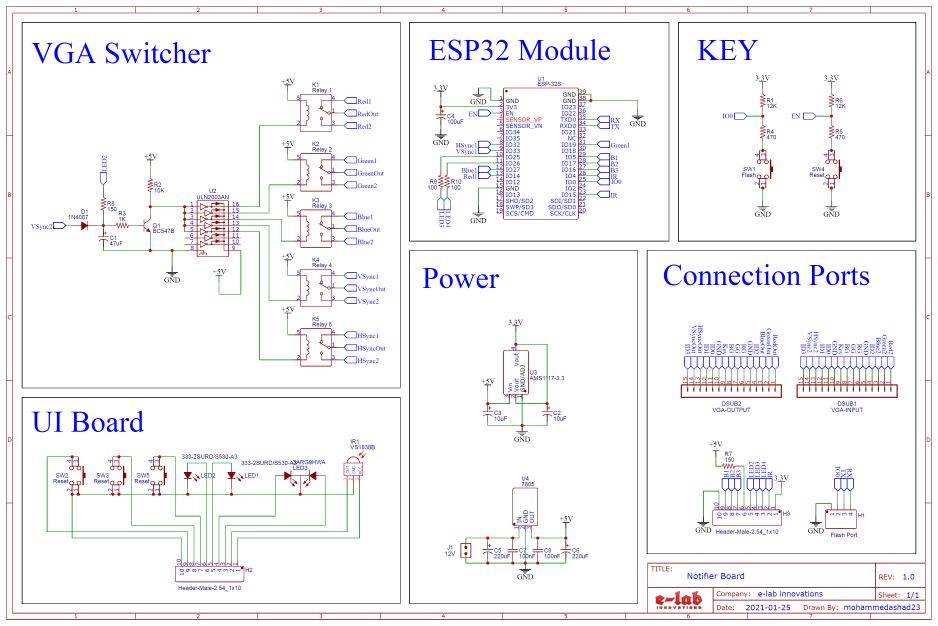
#> input picture Tools/png2bin/test.png, 3751 x 2503 px, found by its file name (shown at 1/4 size)
$ python img2bitmap.py test.png -s 64 64 '>out.c'
#> lines starting #> are read from the running program, lines starting #| are printed output that depends on the picture
#!/usr/bin/env python

# Converts an image (png, jpeg, ....) to FabGL Bitmap structure
#
# usage:
#    python img2bitmap.py filename [-t x y] [-s width height] [-d] [-f0 | -f1 | -f2] [-o0 | -o1]
#
# -t  = pixel where to take transparent color
# -s  = resize to specified values
# -d  = enable dithering
# -f0 = format is RGB2222 (default)
# -f1 = format is RGB8888
# -f2 = format is 1 bit monochrome (color/transparent)
# -o0 = output as FabGL C++ code (default)
# -o1 = output as simple hex string
#
# Example:
#   python img2bitmap.py test.png -s 64 64 >out.c
#
# Requires PIL library:
#   sudo pip install pillow

import sys
import os
from PIL import Image


def outhex(v):
  global outs
  if outmode == 0:
    outs = outs + "0x{:02x}, ".format(v)
  if outmode == 1:
    outs = outs + "{:02x}".format(v)


transpColorPos = None
newSize = None
dithering = False
format = 0  # RGBA2222
outmode = 0  # C++

if len(sys.argv) < 2:
  print("Converts an image (png, jpeg, ....) to FabGL Bitmap structure")
  print("Usage:")
  print("  python img2bitmap.py filename [-t x y] [-s width height] [-d] [-f0 | -f1 | -f2]  [-o0 | -o1]\n")
  print("  -t  = pixel where to take transparent color")
  print("  -s  = resize to specified values\n")
  print("  -d  = enable dithering\n")
  print("  -f0 = format is RGBA2222 (default)\n")
  print("  -f1 = format is RGBA8888\n")
  print("  -f2 = format is 1 bit monochrome (color/transparent)\n")
  print("  -o0 = output as FabGL C++ code (default)\n")
  print("  -o1 = output as simple hex string\n\n")
  print("Example:")
  print("  python img2bitmap.py input.png -s 64 64 >out.c")
  sys.exit()

i = 2
while i < len(sys.argv):
  if sys.argv[i] == "-t":
    transpColorPos = (int(sys.argv[i + 1]), int(sys.argv[i + 2]))
    i += 3
  elif sys.argv[i] == "-s":
    newSize = (int(sys.argv[i + 1]), int(sys.argv[i + 2]))
    i += 3
  elif sys.argv[i] == "-d":
    dithering = True
    i += 1
  elif sys.argv[i] == "-f0":
    format = 0
    i += 1
  elif sys.argv[i] == "-f1":
    format = 1
    i += 1
  elif sys.argv[i] == "-f2":
    format = 2
    i += 1
  elif sys.argv[i] == "-o0":
    outmode = 0
    i += 1
  elif sys.argv[i] == "-o1":
    outmode = 1
    i += 1
  else:
    i += 1

filename = sys.argv[1]
name = os.path.basename(os.path.splitext(filename)[0])
im = Image.open(filename).convert("RGBA")
#> im is the input picture: PIL image 3751x2503 RGBA; mean R, G, B, A 245.2, 243.5, 247, 255

pix = im.load()

transpColor = None
if transpColorPos:
  transpColor = pix[transpColorPos[0], transpColorPos[1]]

for y in range(0, im.height):
  for x in range(0, im.width):
    if transpColor == pix[x, y]:
      pix[x, y] = (0, 0, 0, 0)

if newSize:
  im = im.resize(newSize)
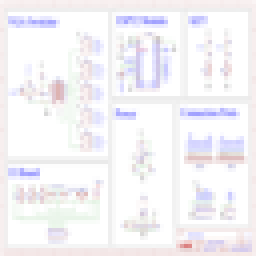
#> im: PIL image 64x64 RGBA (shown 4 times larger); mean R, G, B, A 244.9, 243.1, 246.6, 255

opix = im.load()

if dithering:
  # dithering
  pal64 = []
  for r in range(4):
    for g in range(4):
      for b in range(4):
        pal64.extend((r * 64, g * 64, b * 64))
  pal64image = Image.new('P', (16, 16))
  pal64image.putpalette(pal64)

  im = im.convert("RGB").quantize(64, palette = pal64image).convert("RGB")

else:
  # no dithering
  im = im.quantize(64).convert("RGB")
#> im: PIL image 64x64 RGB

pix = im.load()


outs = ""

if outmode == 0:
  outs = outs + "const uint8_t {}_data[] = {{\n".format(name)

if outmode == 1:
  outs = outs + "Size: {} x {}\n".format(im.width, im.height)
  outs = outs + "Data:\n"

if format == 0:
  formatstr = "PixelFormat::RGBA2222"
  for y in range(0, im.height):
    outs = outs + "\t"
    for x in range(0, im.width):
      v  = int(pix[x, y][0] / 255.0 * 3.0)        # R
      v |= int(pix[x, y][1] / 255.0 * 3.0) << 2   # G
      v |= int(pix[x, y][2] / 255.0 * 3.0) << 4   # B
      v |= int(opix[x, y][3] / 255.0 * 3.0) << 6  # A
      outhex(v)
    outs = outs + "\n"

if format == 1:
  formatstr = "PixelFormat::RGBA8888"
  for y in range(0, im.height):
    outs = outs + "\t"
    for x in range(0, im.width):
      outhex(pix[x, y][0])
      outhex(pix[x, y][1])
      outhex(pix[x, y][2])
      outhex(opix[x, y][3])
    outs = outs + "\n"

if format == 2:
  formatstr = "PixelFormat::Mask"
  for y in range(0, im.height):
    outs = outs + "\t"
    b = 0
    for x in range(0, im.width):
      if opix[x, y][3]:
        b |= 1 << (7 - x % 8)
      if (x & 7) == 7 or x == im.width - 1:
        outhex(b)
        b = 0
    outs = outs + "\n"

if outmode == 0:
  outs = outs + "};\n"
  outs = outs + "Bitmap {} = Bitmap({}, {}, &{}_data[0], {});".format(name, im.width, im.height, name, formatstr)

print(outs)
#> (printed output is left out)
